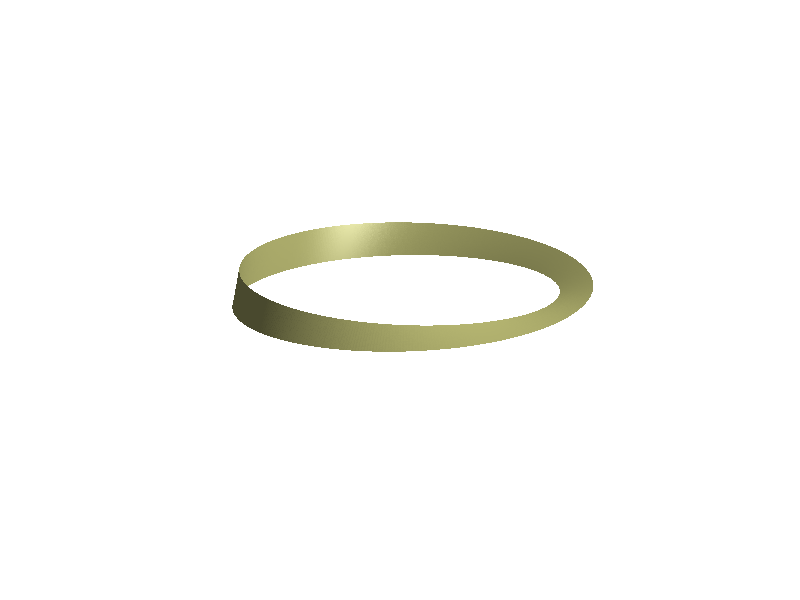

Write the MATLAB code that produced this figure. (Note: this script raises an error after producing the figure.)

clear
clc
clf
close all

u = (0:0.1:112)/2;
v = (0:0.05:60)/200-0.3;
w =3;
[uu vv] = meshgrid(u,v);
xx = cos(uu).*(w + vv.*cos(uu/2));
yy = sin(uu).*(w + vv.*cos(uu/2));
zz = vv.*sin(uu/2);

[rows cols] = size(xx);
clr = zeros(rows, cols, 3) + 0.8;
clr(:,:,3) = 0.5;
surf(xx, yy, zz, clr)
view(23, 17)

axis equal
axis off
xlabel('X')
ylabel('Y')
zlabel('Z')
shading interp
light
lighting phong
material dull

set(gcf, 'color', 'w')

% Altan Bassa (2020). 
%Mobius Band (https://www.mathworks.com/matlabcentral/fileexchange/643-mobius-band)
